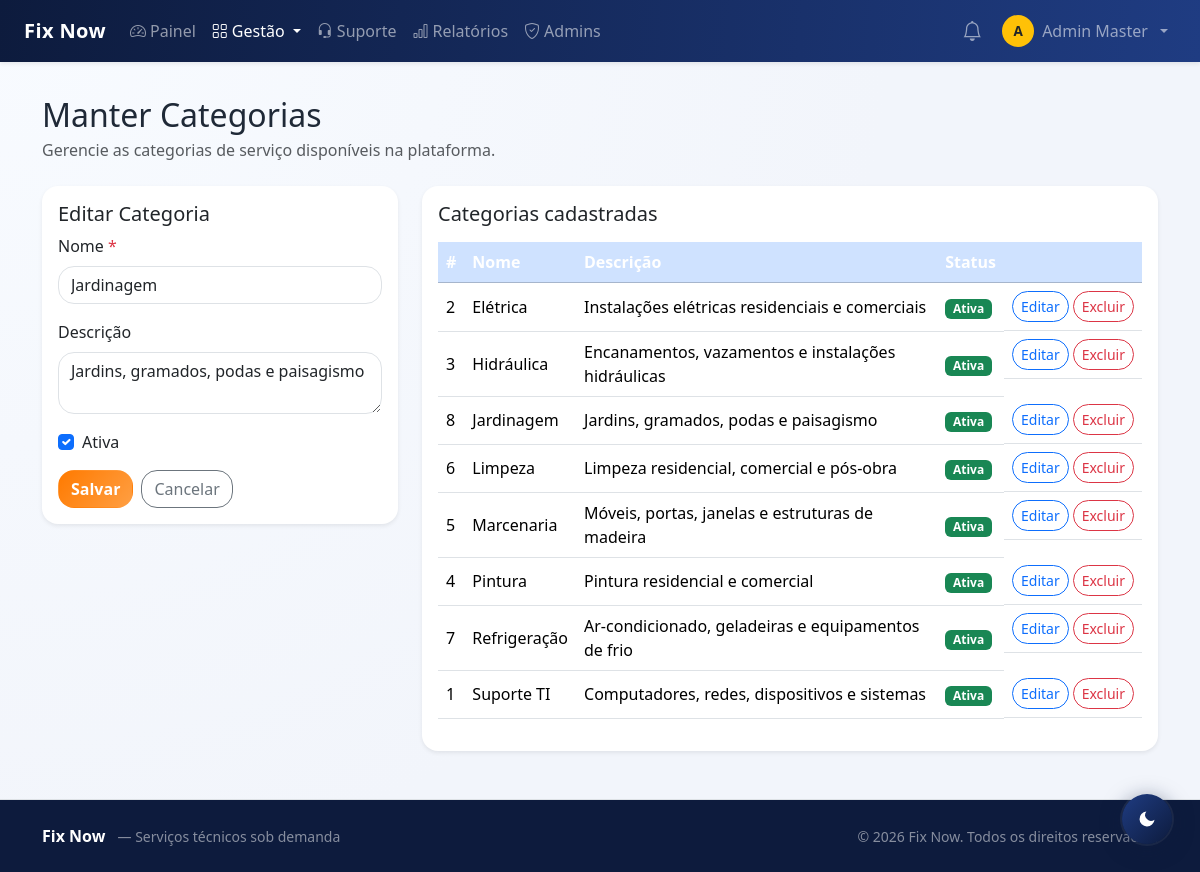
Screenshot of /view/admin/categorias.php?editar=8 (signed in) with the database file from the repository.
### tables this page shows
CREATE TABLE IF NOT EXISTS categoria (
  id        INT AUTO_INCREMENT PRIMARY KEY,
  nome      VARCHAR(100) NOT NULL UNIQUE,
  descricao VARCHAR(255) NULL,
  ativo     TINYINT(1)   NOT NULL DEFAULT 1,
  criado_em TIMESTAMP DEFAULT CURRENT_TIMESTAMP,
  admin_id  INT NULL,
  CONSTRAINT fk_categoria_admin FOREIGN KEY (admin_id) REFERENCES admin(id) ON DELETE SET NULL
);

### view/admin/categorias.php (the view, shortened to what this page needs)
<?php
require_once __DIR__ . '/_navbar.php';
$navbarHtml = ob_get_clean();
$categorias = $pdo->query('SELECT * FROM categoria ORDER BY nome ASC')->fetchAll();
$editando = null;
if (isset($_GET['editar'])) {
    $eid = (int)$_GET['editar'];
    foreach ($categorias as $c) { if ((int)$c['id'] === $eid) { $editando = $c; break; } }
}
?>
<!DOCTYPE html>
<html lang="pt-BR">
<head>
  <link href="https://cdn.jsdelivr.net/npm/bootstrap@5.3.3/dist/css/bootstrap.min.css" rel="stylesheet">
  <link href="../../assets/css/style.css" rel="stylesheet">
</head>
<body>
<?= $navbarHtml ?>
<main class="container py-5 mt-5">
  <h2 class="mb-1">Manter Categorias</h2>
  <p class="text-muted mb-4">Gerencie as categorias de serviço disponíveis na plataforma.</p>
  <div class="row g-4">
    <div class="col-lg-4">
      <div class="card shadow-sm border-0">
        <div class="card-body">
          <h5><?= $editando ? 'Editar Categoria' : 'Nova Categoria' ?></h5>
          <form method="post">
            <div class="mb-3">
              <label class="form-label">Nome <span class="text-danger">*</span></label>
              <input type="text" name="nome" class="form-control" maxlength="100" required
                value="<?= htmlspecialchars($editando['nome'] ?? '') ?>">
            </div>
            <div class="mb-3">
              <label class="form-label">Descrição</label>
              <textarea name="descricao" class="form-control" rows="2" maxlength="255"><?= htmlspecialchars($editando['descricao'] ?? '') ?></textarea>
            </div>
            <div class="mb-3 form-check">
              <input type="checkbox" name="ativo" id="chk_ativo" class="form-check-input" value="1"
                <?= (!$editando || $editando['ativo']) ? 'checked' : '' ?>>
              <label class="form-check-label" for="chk_ativo">Ativa</label>
            </div>
            <div class="d-flex gap-2">
              <button type="submit" class="btn btn-warning fw-semibold"><?= $editando ? 'Salvar' : 'Criar' ?></button>
              <?php if ($editando): ?><a href="categorias.php" class="btn btn-outline-secondary">Cancelar</a><?php endif; ?>
            </div>
          </form>
        </div>
      </div>
    </div>
    <div class="col-lg-8">
      <div class="card shadow-sm border-0">
        <div class="card-body">
          <h5 class="mb-3">Categorias cadastradas</h5>
          <?php if (!$categorias): ?>
            <p class="text-muted">Nenhuma categoria cadastrada.</p>
          <?php else: ?>
            <div class="table-responsive">
              <table class="table table-hover align-middle">
                <thead class="table-primary">
                  <tr><th>#</th><th>Nome</th><th>Descrição</th><th>Status</th><th></th></tr>
                </thead>
                <tbody>
                <?php foreach ($categorias as $c): ?>
                  <tr>
                    <td><?= (int)$c['id'] ?></td>
                    <td><?= htmlspecialchars($c['nome']) ?></td>
                    <td><?= htmlspecialchars($c['descricao'] ?? '—') ?></td>
                    <td><span class="badge <?= $c['ativo'] ? 'bg-success' : 'bg-secondary' ?>"><?= $c['ativo'] ? 'Ativa' : 'Inativa' ?></span></td>
                    <td class="d-flex gap-1">
                      <a href="categorias.php?editar=<?= (int)$c['id'] ?>" class="btn btn-sm btn-outline-primary">Editar</a>
                      <?php if ($isMaster): ?>
                        <form method="post" class="d-inline"
                              onsubmit="return confirm('Excluir esta categoria?');">
                          <button class="btn btn-sm btn-outline-danger">Excluir</button>
                        </form>
                      <?php endif; ?>
                    </td>
                  </tr>
                <?php endforeach; ?>
                </tbody>
              </table>
            </div>
          <?php endif; ?>
        </div>
      </div>
    </div>
  </div>
</main>
<?php require_once __DIR__ . '/../../includes/footer.php'; ?>
</body>
</html>

### assets/css/style.css (style rules this page uses)
:root { --fix-blue: #0d1b3d; --fix-blue-soft: #1f3c82; --fix-orange: #ff7a00; --fix-orange-soft: #ff9f43; --fix-bg: #f2f5fb; --fix-card: #ffffff; --fix-text: #1f2937; --fix-muted: #677489; --fix-shadow: 0 14px 32px rgba(15, 37, 84, 0.1); --fix-radius: 1rem; }
html, body { height: 100%; }
body { min-height: 100vh; display: flex; flex-direction: column; background: radial-gradient(circle at top left, #f8fbff, var(--fix-bg) 60%); color: var(--fix-text); }
main { flex: 1 0 auto; }
.bg-primary, .table-primary { background-color: var(--fix-blue) !important; }
.table-primary th { color: #fff; }
.btn-warning { background: linear-gradient(130deg, var(--fix-orange), var(--fix-orange-soft)); border-color: transparent; color: #fff; }
.btn, .form-control, .form-select, .card { border-radius: var(--fix-radius); transition: all 0.22s ease; }
.card { border: 1px solid #e9eef8; box-shadow: var(--fix-shadow); background: var(--fix-card); }

### rows the page displays
categoria: nome "Jardinagem", descricao "Jardins, gramados, podas e paisagismo", ativo "☑", id "8", shows "Ativa"
categoria: id "2", nome "Elétrica", descricao "Instalações elétricas residenciais e comerciais", ativo "Ativa"
categoria: id "3", nome "Hidráulica", descricao "Encanamentos, vazamentos e instalações hidráulicas", ativo "Ativa"
categoria: id "6", nome "Limpeza", descricao "Limpeza residencial, comercial e pós-obra", ativo "Ativa"
categoria: id "5", nome "Marcenaria", descricao "Móveis, portas, janelas e estruturas de madeira", ativo "Ativa"
categoria: id "4", nome "Pintura", descricao "Pintura residencial e comercial", ativo "Ativa"
categoria: id "7", nome "Refrigeração", descricao "Ar-condicionado, geladeiras e equipamentos de frio", ativo "Ativa"
categoria: id "1", nome "Suporte TI", descricao "Computadores, redes, dispositivos e sistemas", ativo "Ativa"

### other values shown
$_navInicial "A"
$adminNome "Admin Master"
